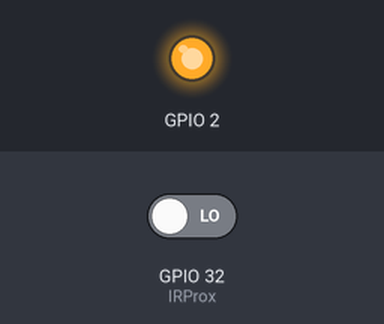
A sketch run on a simulated ESP32. On the bench: output pins drawn as LEDs (lit = HIGH). The test bench sets the inputs (shaded band); at power-on: GPIO 32 (IRProx) LOW.

Above: at 1.2 s.
1.3 s: GPIO 32 (IRProx) driven HIGH
At 1.6 s:
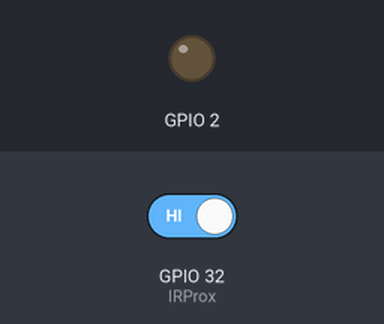
2.8 s: GPIO 32 (IRProx) driven LOW
At 3.9 s:
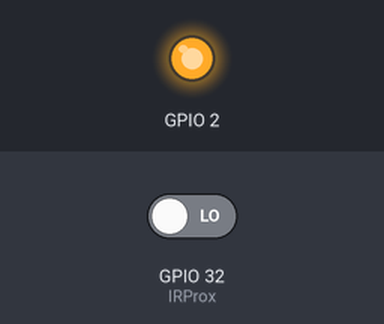
Timing chart, 0 to 5.8 s (numbered marks = the images above; inputs shaded):
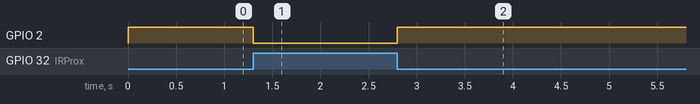

The sketch:

irProximity.ino
```cpp
const int IRProx = 32;

void setup()
{
    pinMode(IRProx, INPUT);
    pinMode(2, OUTPUT);
}

void loop()
{
    if(digitalRead(IRProx) == 1){
        digitalWrite(2, 0);
    }
    else{
        digitalWrite(2, 1);
    }

    delay(100);

}
```

Measured:
- after the input at 1.3 s, GPIO 2: HIGH → LOW at once
- after the input at 2.8 s, GPIO 2: LOW → HIGH at once
